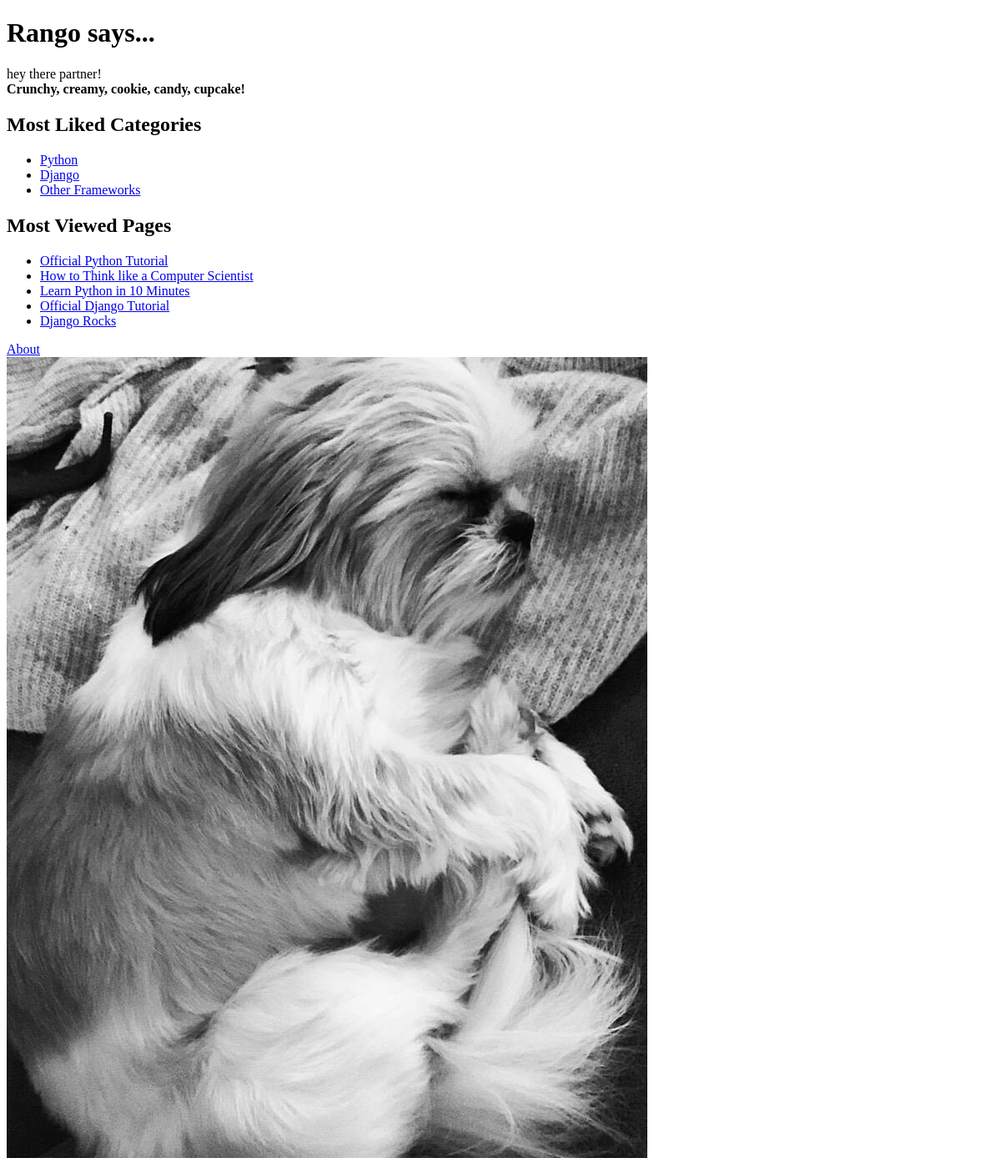
Before: / with the older database file.
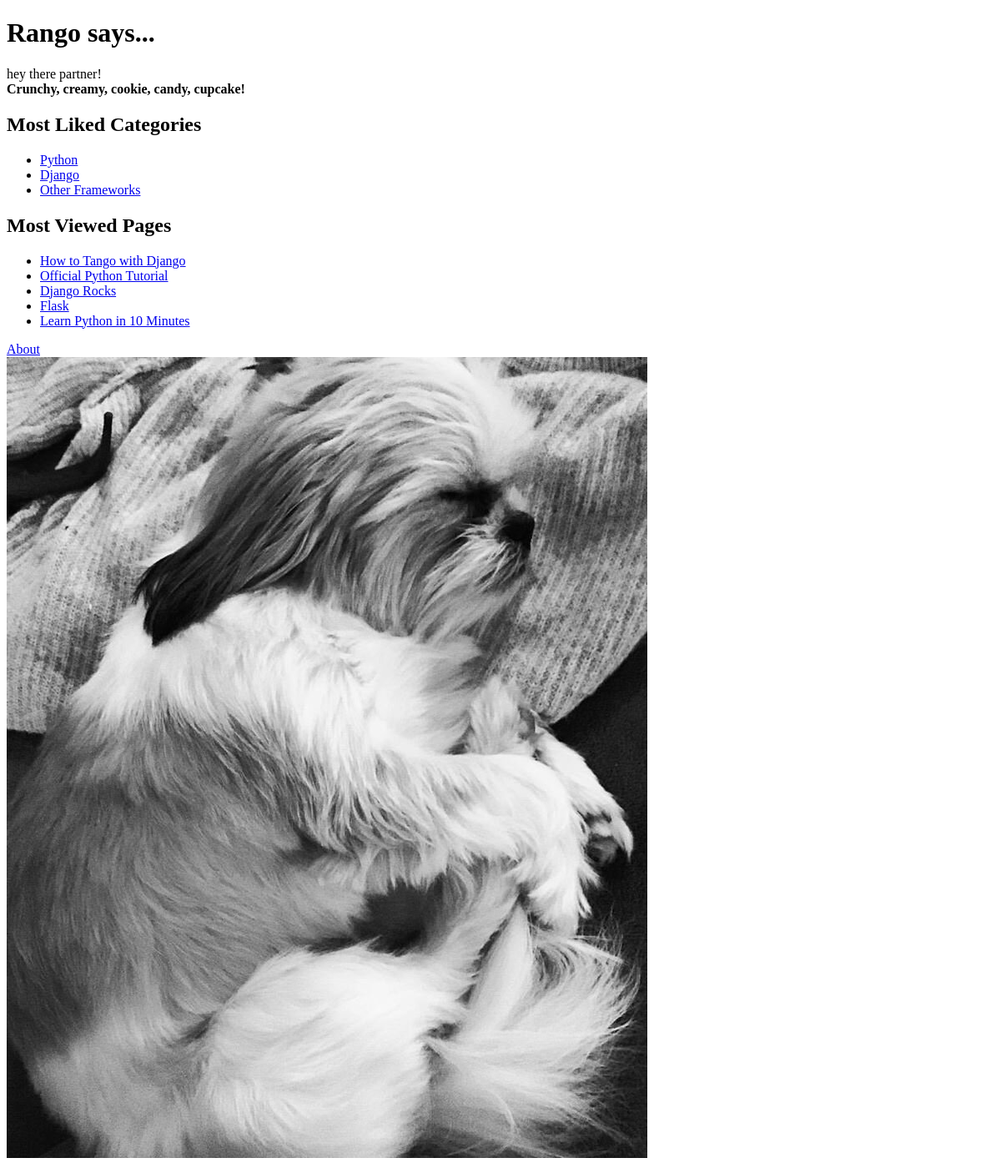
After: the same page with the newer database file.
### rango/models.py (models this page shows, shortened)
class Category(models.Model):
    name = models.CharField(max_length=128, unique=True)
    views = models.IntegerField(default=0)
    likes = models.IntegerField(default=0)
    slug = models.SlugField(unique=True)
    class Meta:
        verbose_name_plural = 'categories'

class Page(models.Model):
    category = models.ForeignKey(Category, on_delete=models.CASCADE)
    title = models.CharField(max_length=128)
    url = models.URLField()
    views = models.IntegerField(default=0)

### rango/views.py (the view)
# urls.py: path('', views.index, name='index'),
def index(request):
    category_list = Category.objects.order_by('-likes')[:5]
    page_list = Page.objects.order_by('-views') [:5]
    context_dict = {}
    context_dict['boldmessage'] = 'Crunchy, creamy, cookie, candy, cupcake!'
    context_dict['categories'] = category_list
    context_dict['pages'] = page_list
    return render(request, 'rango/index.html', context=context_dict)

### templates/rango/index.html (shortened to what this page needs)
<!DOCTYPE html>
{% load staticfiles %}
<html>
	<head>
	</head>
	<body>
		<h1>Rango says...</h1>
		<div>
			hey there partner! <br />
			<strong>{{ boldmessage }}</strong><br />
		</div>
		<h2>Most Liked Categories</h2>
		<div>
		{% if categories %}
			<ul>
			{% for category in categories %}
				 <li>
					 <a href="/rango/category/{{ category.slug }}/">{{ category.name }}</a>
				 </li>
			{% endfor %}
			</ul>
		{% else %}
			<strong>There are no categories present.</strong>
		{% endif %}
		</div>
		<h2>Most Viewed Pages</h2>
		<div>
		{% if pages %}
			<ul>
				{% for page in pages %}
				<li><a href="{{ page.url }}">{{ page.title }}</a></li>
				{% endfor %}
			</ul>
		{% else %}
			<strong>There are no pages present.</strong>
		{% endif %}
		</div>
		<div>
			<a href="/rango/about/">About</a><br />
			<img src="{% static 'images/rango.jpg' %}"
			alt="Picture of Rango" />
		</div>
	</body>
</html>

Changed rows visible on the page:
no longer on this page (row edited): Page: title "How to Think like a Computer Scientist"
no longer on this page (row edited): Page: title "Official Django Tutorial"
now on this page (row edited): Page: title "How to Tango with Django"
changed Page "Django Rocks": moves up the list
now on this page (row edited): Page: title "Flask"
